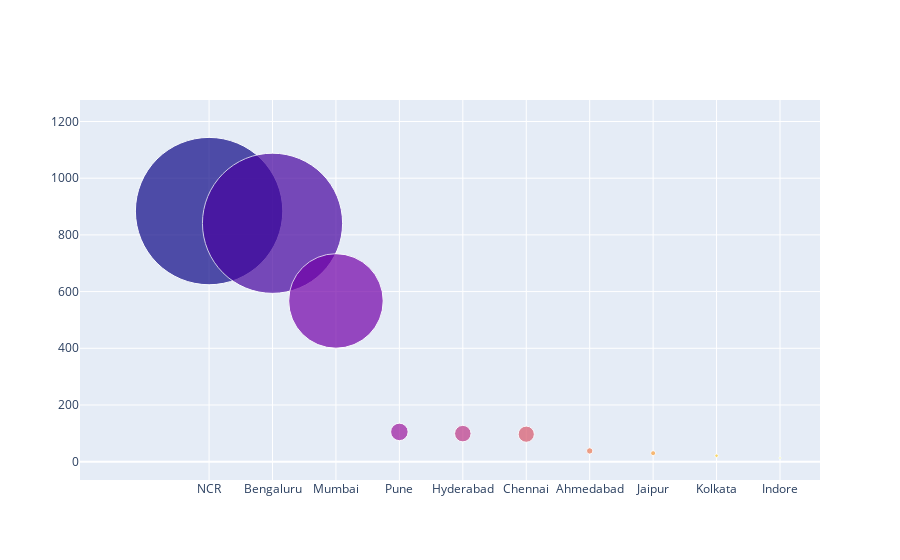

Notebook code cell kept with this figure:
### Markdown cell above
## **Top 10 Cities with Highest number of Startups**

### Code cell
cities=data["CityLocation"].value_counts().head(10).reset_index()
cities.columns=["City","Number"]
fig=go.Figure(data=[go.Scatter(x=cities.City,y=cities.Number,mode='markers',marker_size=(cities.Number)/6,  marker={'color':label10})])
fig.show()

### Figure 1 — Plotly figure (JSON) as saved in the notebook; plotly's stock layout.template omitted (floating-point values rounded to 4 significant figures)
{"data": [{"marker": {"color": [0, 1, 2, 3, 4, 5, 6, 7, 8, 9], "size": [147.3, 140.2, 94.5, 17.5, 16.5, 16.17, 6.333, 5, 3.5, 2.167]}, "mode": "markers", "type": "scatter", "x": ["NCR", "Bengaluru", "Mumbai", "Pune", "Hyderabad", "Chennai", "Ahmedabad", "Jaipur", "Kolkata", "Indore"], "y": [884, 841, 567, 105, 99, 97, 38, 30, 21, 13]}], "layout": {}}
